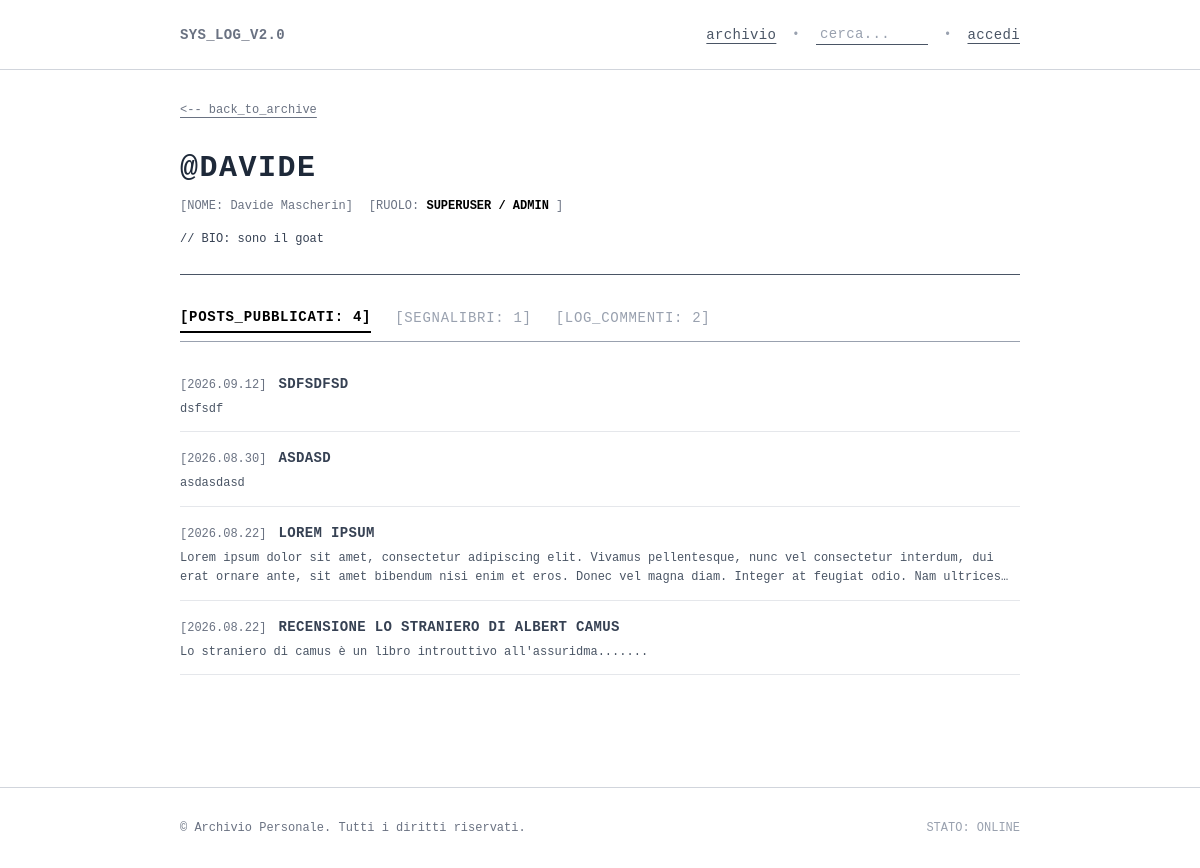
Page /profile/davide/ on the earlier database version.
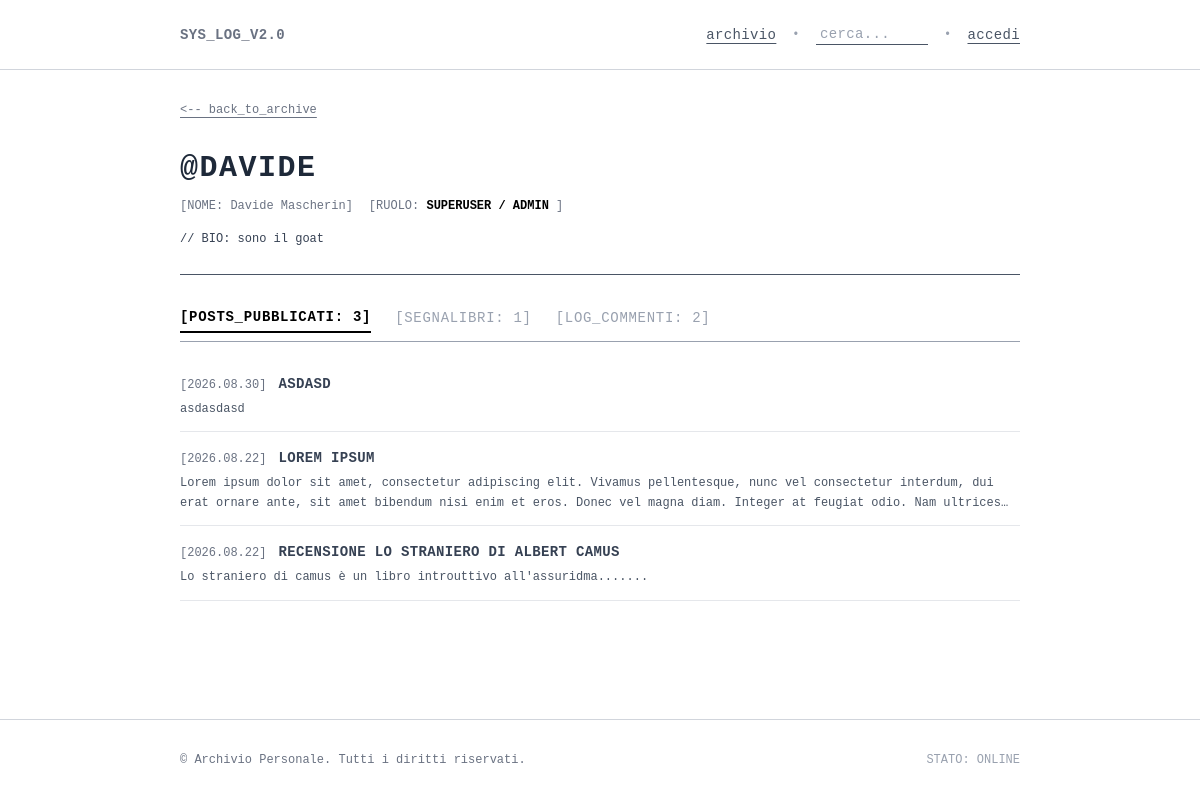
Same page on the later database version.
### blog_app/models.py (models this page shows, shortened)
class Post(models.Model):
    author = models.ForeignKey(User, on_delete=models.CASCADE, related_name='posts')
    title = models.CharField(max_length=200)
    text = models.TextField()
    date = models.DateTimeField(auto_now_add=True)
    tags = models.ManyToManyField(Tag, related_name='posts', blank=True)
    likes = models.ManyToManyField(User, related_name='liked_posts', blank=True)
    class Meta:
        verbose_name_plural = 'posts'

### blog_app/views.py (the view)
# urls.py: path('profile/<str:username>/', views.user_profile, name='profile'),
def user_profile(request, username):
    profile_user = get_object_or_404(User, username=username)
    profile, _ = UserProfile.objects.get_or_create(user=profile_user)
    comments = Comment.objects.filter(author=profile_user).order_by('-date')
    posts = Post.objects.filter(author=profile_user).order_by('-date') if profile_user.is_superuser else []
    saved_posts = profile.saved_posts.all().order_by('-date')
    context = {
        'profile_user': profile_user,
        'profile': profile,
        'comments': comments,
        'posts': posts,
        'saved_posts': saved_posts,
    }
    return render(request, 'blog_app/profile.html', context)

### blog_app/templates/blog_app/profile.html (shortened to what this page needs)
{% extends 'blog_app/base.html' %}
{% block content %}
<div class="mb-6 sm:mb-8 font-mono text-xs">
  <a href="{% url 'blog_app:posts' %}" class="text-gray-500 dark:text-gray-400 hover:text-black dark:hover:text-white underline underline-offset-4">
    &lt;-- back_to_archive
  </a>
</div>
<div class="w-full font-mono space-y-6 sm:space-y-8">
  <div class="border-b border-gray-600 dark:border-gray-700 pb-6">
    <div class="flex flex-col sm:flex-row justify-between items-start sm:items-baseline gap-2 sm:gap-4 mb-3">
      <h1 class="text-2xl sm:text-3xl font-mono font-bold uppercase tracking-wider text-gray-800 dark:text-gray-100 break-words">
        @{{ profile_user.username }}
      </h1>
    </div>
    <div class="flex flex-col sm:flex-row sm:items-center gap-1.5 sm:gap-4 text-xs text-gray-500 dark:text-gray-400 mb-4">
      <span>[NOME: {{ profile_user.get_full_name|default:"n/d" }}]</span>
      <span>[RUOLO:
        {% if profile_user.is_superuser %}
          <strong class="text-black dark:text-white uppercase">superuser / admin</strong>
        {% else %}
          utente_standard
        {% endif %}
      ]</span>
    </div>
    {% if profile.bio %}
      <div class="text-xs text-gray-700 dark:text-gray-300 leading-relaxed break-words">
        // BIO: {{ profile.bio }}
      </div>
    {% else %}
      <div class="text-xs text-gray-400 dark:text-gray-500 italic">
        // nessuna biografia inserita.
      </div>
    {% endif %}
  </div>
  <div class="overflow-x-auto border-b border-gray-400 dark:border-gray-700 pb-2">
    <div class="flex items-center gap-4 sm:gap-6 text-xs sm:text-sm font-mono uppercase tracking-wider whitespace-nowrap min-w-max">
      {% if profile_user.is_superuser %}
        <button
          type="button"
          onclick="switchTab('posts')"
          id="tab-btn-posts"
          class="tab-btn text-black dark:text-white font-bold border-b-2 border-black dark:border-gray-300 pb-1 cursor-pointer transition-colors"
        >
          [POSTS_PUBBLICATI: {{ posts|length }}]
        </button>
      {% endif %}
      <button
        type="button"
        onclick="switchTab('saves')"
        id="tab-btn-saves"
        class="tab-btn {% if not profile_user.is_superuser %}text-black dark:text-white font-bold border-b-2 border-black dark:border-gray-300{% else %}text-gray-400 dark:text-gray-500 hover:text-black dark:hover:text-white{% endif %} pb-1 cursor-pointer transition-colors"
      >
        [SEGNALIBRI: {{ saved_posts|length }}]
      </button>
      <button
        type="button"
        onclick="switchTab('comments')"
        id="tab-btn-comments"
        class="tab-btn text-gray-400 dark:text-gray-500 hover:text-black dark:hover:text-white pb-1 cursor-pointer transition-colors"
      >
        [LOG_COMMENTI: {{ comments|length }}]
      </button>
    </div>
  </div>
  {% if profile_user.is_superuser %}
    <section id="tab-panel-posts" class="tab-panel space-y-4">
      <div class="space-y-4 text-xs">
        {% for post in posts %}
          <div class="border-b border-gray-200 dark:border-gray-800 pb-3">
            <div class="flex flex-wrap items-baseline gap-2 sm:gap-3">
              <span class="text-gray-500 dark:text-gray-400 font-mono text-xs shrink-0">[{{ post.date|date:"Y.m.d" }}]</span>
              <a href="{% url 'blog_app:post' post.id %}" class="font-mono font-bold text-gray-700 dark:text-gray-200 hover:text-black dark:hover:text-white hover:underline uppercase tracking-wide text-xs sm:text-sm break-words">
                {{ post.title }}
              </a>
            </div>
            <p class="text-gray-600 dark:text-gray-400 font-mono text-xs mt-1.5 line-clamp-2 leading-relaxed break-words">
              {{ post.text|striptags }}
            </p>
          </div>
        {% empty %}
          <p class="text-xs text-gray-400 dark:text-gray-500 italic">// nessun post pubblicato.</p>
        {% endfor %}
      </div>
    </section>
  {% endif %}
</div>
{% endblock content %}

Differences in the rows shown:
removed Post: date "2026.09.12", title "SDFSDFSD", text "dsfsdf"
Other differences:
{{ posts|length }}: "4" → "3"
